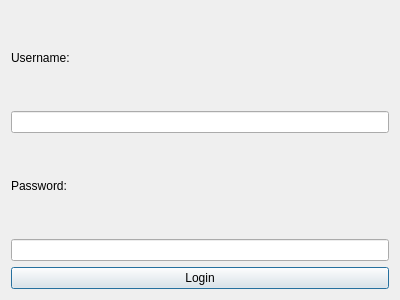
<?xml version="1.0" encoding="UTF-8"?>
<ui version="4.0">
 <class>LoginDialog</class>
 <widget class="QDialog" name="LoginDialog">
  <property name="geometry">
   <rect>
    <x>0</x>
    <y>0</y>
    <width>400</width>
    <height>300</height>
   </rect>
  </property>
  <property name="windowTitle">
   <string>Login</string>
  </property>
  <layout class="QVBoxLayout" name="verticalLayout">
   <item>
    <widget class="QLabel" name="label">
     <property name="text">
      <string>Username:</string>
     </property>
    </widget>
   </item>
   <item>
    <widget class="QLineEdit" name="lineUsername"/>
   </item>
   <item>
    <widget class="QLabel" name="label_2">
     <property name="text">
      <string>Password:</string>
     </property>
    </widget>
   </item>
   <item>
    <widget class="QLineEdit" name="linePassword">
     <property name="echoMode">
      <enum>QLineEdit::Password</enum>
     </property>
    </widget>
   </item>
   <item>
    <widget class="QPushButton" name="btnLogin">
     <property name="text">
      <string>Login</string>
     </property>
    </widget>
   </item>
  </layout>
 </widget>
 <resources/>
 <connections/>
</ui>
